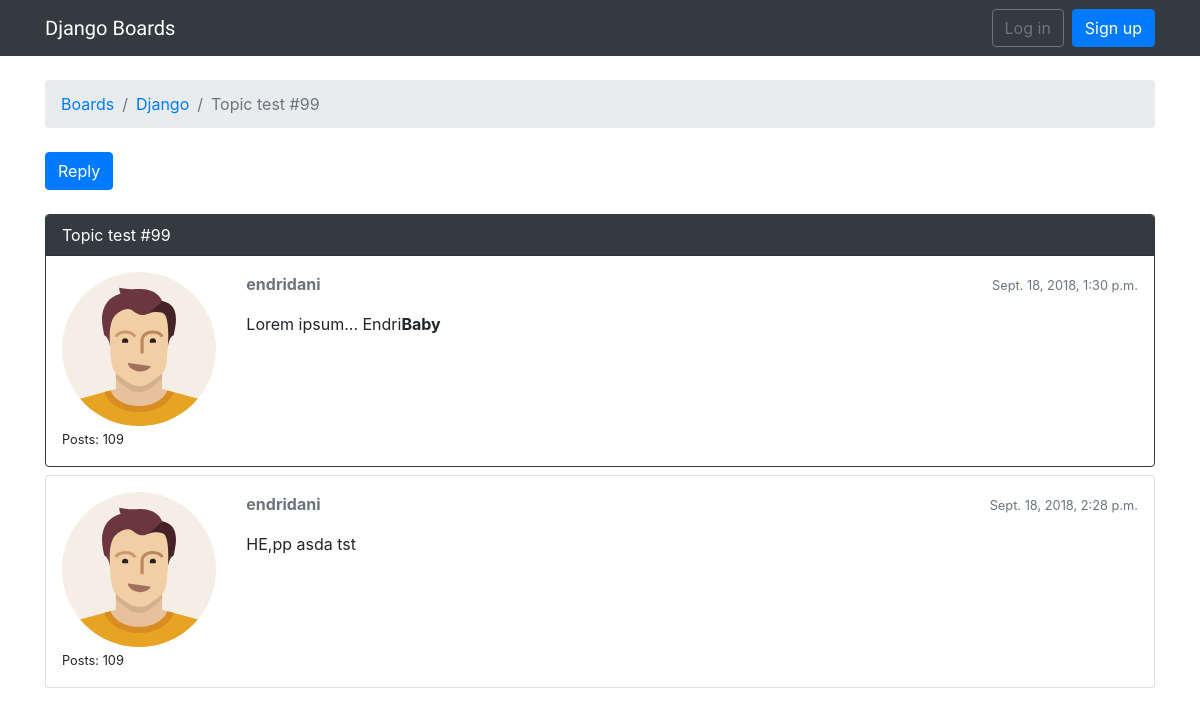
/boards/1/topics/102/, run on the app's committed database.
### board/models.py (models this page shows, shortened)
class Topic(models.Model):
    subject = models.CharField(max_length=255)
    last_updated = models.DateTimeField(auto_now_add=True)
    board = models.ForeignKey(Board, related_name='topics', on_delete=models.CASCADE)
    starter = models.ForeignKey(User, related_name='topics', on_delete=models.CASCADE)
    views = models.PositiveIntegerField(default=0)

class Board(models.Model):
    name = models.CharField(max_length=30, unique=True)
    description = models.CharField(max_length=100)

class Post(models.Model):
    message = models.TextField(max_length=4000)
    created_at = models.DateTimeField(auto_now_add=True)
    updated_at = models.DateTimeField(null=True)
    topic = models.ForeignKey(Topic, related_name='posts', on_delete=models.CASCADE)
    created_by = models.ForeignKey(User, related_name='posts', on_delete=models.CASCADE)
    updated_by = models.ForeignKey(User, null=True, on_delete=models.CASCADE, related_name='+')
    def get_message_as_markdown(self):
        return mark_safe(markdown(self.message, safe_mode='escape'))

### board/views.py (the view)
# urls.py: path('boards/<int:pk>/topics/<int:topic_pk>/', views.PostListView.as_view(), name='topic_posts'),
class PostListView(ListView):
    model = Post
    context_object_name = 'posts'
    template_name = 'topic_posts.html'
    paginate_by = 2
    def get_context_data(self, **kwargs):
        session_key = 'viewed_topic_{}'.format(self.topic.pk)  # <-- here
        if not self.request.session.get(session_key, False):
            self.topic.views += 1
            self.topic.save()
            self.request.session[session_key] = True
        kwargs['topic'] = self.topic
        return super().get_context_data(**kwargs)
    def get_queryset(self):
        self.topic = get_object_or_404(Topic, board__pk=self.kwargs.get('pk'), pk=self.kwargs.get('topic_pk'))
        queryset = self.topic.posts.order_by('created_at')
        return queryset

### templates/topic_posts.html (shortened to what this page needs)
{% extends 'base.html' %}
{% load static %}
{% block breadcrumb %}
    <li class="breadcrumb-item"><a href="{% url 'home' %}">Boards</a></li>
    <li class="breadcrumb-item"><a href="{% url 'board_topics' topic.board.pk %}">{{ topic.board.name }}</a></li>
    <li class="breadcrumb-item active">{{ topic.subject }}</li>
{% endblock %}
{% block content %}
    <div class="mb-4">
        <a href="{% url 'reply_topic' topic.board.pk topic.pk %}" class="btn btn-primary" role="button">Reply</a>
    </div>
    {% for post in posts %}
        <div id="{{ post.pk }}" class="card mb-2 {% if forloop.first %}border-dark{% endif %}">
            {% if forloop.first %}
                <div class="card-header text-white bg-dark py-2 px-3">{{ topic.subject }}</div>
            {% endif %}
            <div class="card-body p-3">
                <div class="row">
                    <div class="col-2">
                        <img src="{% static 'img/avatar.svg' %}" alt="{{ post.created_by.username }}" class="w-100">
                        <small>Posts: {{ post.created_by.posts.count }}</small>
                    </div>
                    <div class="col-10">
                        <div class="row mb-3">
                            <div class="col-6">
                                <strong class="text-muted">{{ post.created_by.username }}</strong>
                            </div>
                            <div class="col-6 text-right">
                                <small class="text-muted">{{ post.created_at }}</small>
                            </div>
                        </div>
                        {{ post.get_message_as_markdown }}
                    </div>
                </div>
            </div>
        </div>
    {% endfor %}
{% endblock %}

### data on the page
Topic: board.name "Django", subject "Topic test #99"
Post: created_by.posts.count "109", created_by.username "endridani", created_at "Sept. 18, 2018, 1:30 p.m.", get_message_as_markdown "Lorem ipsum... Endri Baby"
Post: created_by.posts.count "109", created_by.username "endridani", created_at "Sept. 18, 2018, 2:28 p.m.", get_message_as_markdown "HE,pp asda tst"
